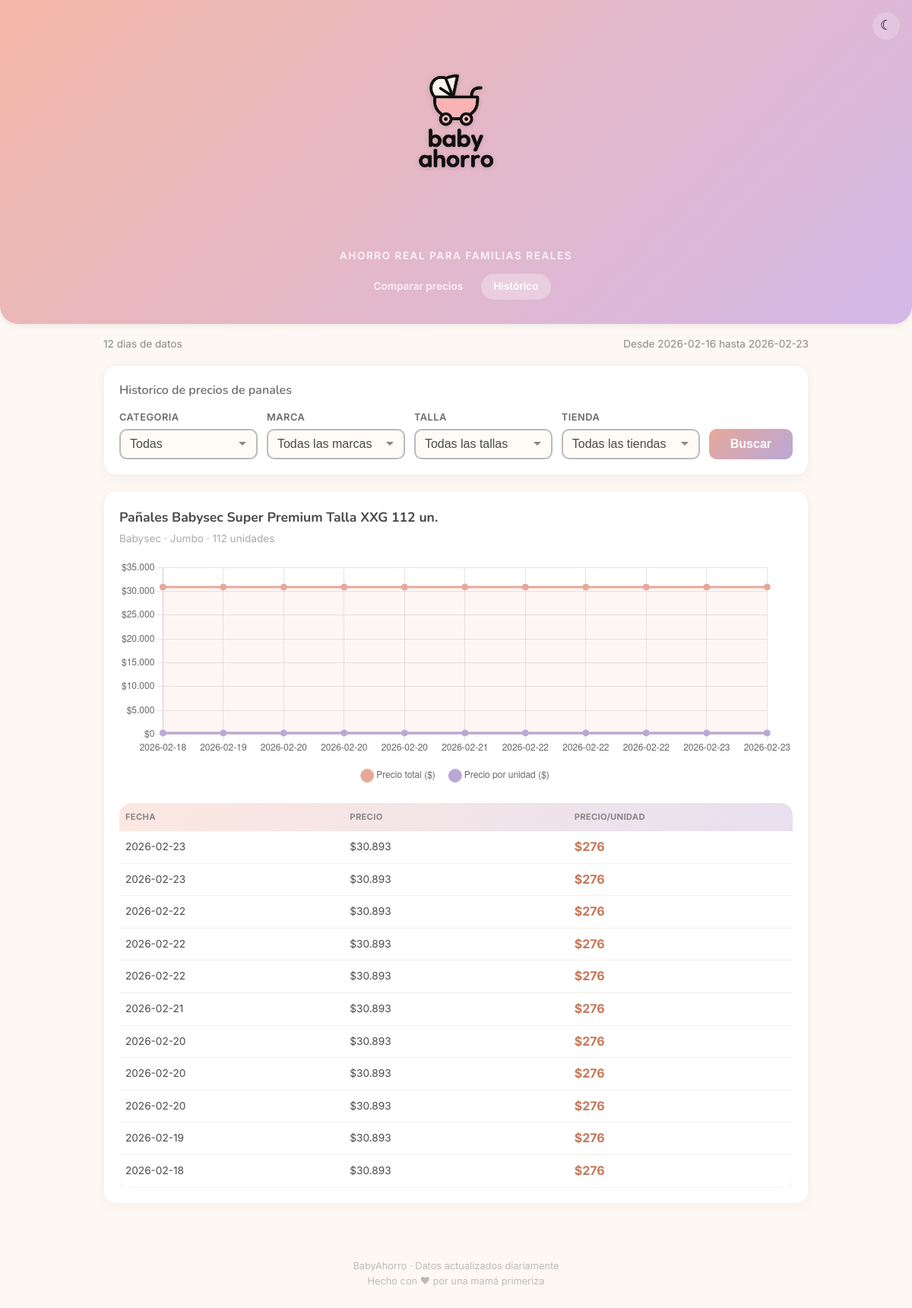
The app's page /historico?producto_id=563 with its own data.
### tables this page shows
CREATE TABLE productos (
            id INTEGER PRIMARY KEY AUTOINCREMENT,
            nombre TEXT NOT NULL,
            marca TEXT,
            tamano_unidades INTEGER,
            url TEXT, imagen_url TEXT,
            -- Un producto se identifica por su URL (unica por tienda)
            UNIQUE(url)
        );

CREATE TABLE tiendas (
            id INTEGER PRIMARY KEY AUTOINCREMENT,
            nombre TEXT NOT NULL UNIQUE,
            url_base TEXT
        );

CREATE TABLE precios (
            id INTEGER PRIMARY KEY AUTOINCREMENT,
            producto_id INTEGER NOT NULL,
            tienda_id INTEGER NOT NULL,
            precio INTEGER,
            precio_por_unidad INTEGER,
            fecha_scraping TEXT NOT NULL, precio_lista INTEGER,
            FOREIGN KEY (producto_id) REFERENCES productos(id),
            FOREIGN KEY (tienda_id) REFERENCES tiendas(id)
        );

### app.py (the view, shortened to what this page needs)
@app.route("/historico")
def historico():
    opciones_filtros = obtener_opciones_filtros()
    tiendas = obtener_tiendas()
    conn = conectar_db()
    cursor = conn.cursor()
    producto_id = request.args.get("producto_id", "")
    categoria_sel = request.args.get("categoria", "")
    marca_sel = request.args.get("marca", "")
    talla_sel = request.args.get("talla", "")
    producto_sel = request.args.get("producto", "")
    tienda_sel = request.args.get("tienda", "")
    hay_filtro = bool(categoria_sel or marca_sel or talla_sel or producto_sel or tienda_sel)
    productos_lista = []
    datos_historico = []
    producto_info = None
    if producto_id:
        cursor.execute("""
            SELECT p.nombre, p.marca, p.tamano_unidades, t.nombre as tienda
            FROM productos p
            JOIN precios pr ON pr.producto_id = p.id
            JOIN tiendas t ON t.id = pr.tienda_id
            WHERE p.id = ?
            LIMIT 1
        """, (producto_id,))
        row = cursor.fetchone()
        if row:
            producto_info = dict(row)
        cursor.execute("""
            SELECT pr.precio, pr.precio_por_unidad, pr.fecha_scraping
            FROM precios pr
            WHERE pr.producto_id = ?
            ORDER BY pr.fecha_scraping ASC
        """, (producto_id,))
        datos_historico = [dict(row) for row in cursor.fetchall()]
    cursor.execute("SELECT COUNT(DISTINCT fecha_scraping) FROM precios")
    total_dias = cursor.fetchone()[0]
    cursor.execute("SELECT MIN(fecha_scraping), MAX(fecha_scraping) FROM precios")
    fechas = cursor.fetchone()
    fecha_inicio = fechas[0][:10] if fechas[0] else None
    fecha_fin = fechas[1][:10] if fechas[1] else None
    conn.close()
    titulo_pagina = "Historico de Precios - BabyAhorro"
    meta_descripcion = ("Historico de precios de panales en Chile. Revisa como cambian "
                        "los precios dia a dia y encuentra el mejor momento para comprar.")
    canonical_url = request.url_root.rstrip("/") + "/historico"
    return render_template(
        "historico.html",
        opciones_filtros=opciones_filtros,
        tiendas=tiendas,
        categoria_sel=categoria_sel,
        marca_sel=marca_sel,
        talla_sel=talla_sel,
        producto_sel=producto_sel,
        tienda_sel=tienda_sel,
        hay_filtro=hay_filtro,
        productos_lista=productos_lista,
        producto_id=producto_id,
        producto_info=producto_info,
        datos_historico=datos_historico,
        total_dias=total_dias,
        fecha_inicio=fecha_inicio,
        fecha_fin=fecha_fin,
        titulo_pagina=titulo_pagina,
        meta_descripcion=meta_descripcion,
        canonical_url=canonical_url,
    )

### app.py (called while the page is built)
def conectar_db():
    conn = sqlite3.connect(ARCHIVO_DB)
    conn.row_factory = sqlite3.Row
    return conn

def normalizar_marca(marca):
    if not marca:
        return ""
    norm = marca.strip().title()
    return MARCA_ALIASES.get(norm, norm)

def detectar_categoria(nombre):
    if not nombre:
        return "Pañales"
    nombre_lower = nombre.lower()
    for keyword in FORMULAS_KEYWORDS:
        if keyword in nombre_lower:
            return "Fórmulas Infantiles"
    for keyword in TOALLITAS_KEYWORDS:
        if keyword in nombre_lower:
            return "Toallitas Humedas"
    for keyword in PANALES_AGUA_KEYWORDS:
        if keyword in nombre_lower:
            return "Pañales de Agua"
    return "Pañales"

def detectar_talla(nombre):
    if not nombre:
        return None
    nombre_upper = nombre.upper()
    match = re.search(r"TALLA\s+(RN\+?|S[/-]?M|P|M|G|XG|XXG|XXXG|L[/-]?XL)", nombre_upper)
    if match:
        return match.group(1).replace("/", "-")
    match = re.search(r"(?:PREMIUM|COMFORT|CARE|SEC|COOL|PLUS)\s+(RN\+?|P|M|G|XG|XXG|XXXG)\b", nombre_upper)
    if match:
        return match.group(1)
    match = re.search(r"PANTS\s+(RN|P|M|G|XG|XXG|XXXG|P[/-]M|G[/-]XG)\b", nombre_upper)
    if match:
        return match.group(1).replace("/", "-")
    match = re.search(r"ADULTO\s+.*?(M|G|L|XG|XL)\b", nombre_upper)
    if match:
        return match.group(1)
    return None

def query_excluir_no_panales():
    incluir = " OR ".join(f"LOWER(p.nombre) LIKE '{pat}'" for pat in INCLUIR_PATRONES)
    excluir = " AND ".join(f"LOWER(p.nombre) NOT LIKE '{pat}'" for pat in EXCLUIR_ADULTO)
    return f"AND ({incluir}) AND {excluir}"

def obtener_tiendas():
    conn = conectar_db()
    cursor = conn.cursor()
    cursor.execute("SELECT nombre FROM tiendas ORDER BY nombre")
    tiendas = [row["nombre"] for row in cursor.fetchall()]
    conn.close()
    return tiendas

### templates/historico.html (shortened to what this page needs)
<!DOCTYPE html>
<html lang="es">
<head>
  <link rel="stylesheet" href="{{ url_for('static', filename='style.css') }}">
</head>
<body>
  <header class="header">
    <button class="dark-toggle" onclick="toggleDark()" title="Cambiar tema" id="darkToggle">&#9790;</button>
    <img src="{{ url_for('static', filename='logo.png') }}" alt="BabyAhorro" class="header-logo">
    <p class="header-tagline">Ahorro real para familias reales</p>
    <nav class="nav">
      <a href="/" class="nav-link">Comparar precios</a>
      <a href="/historico" class="nav-link nav-link--active">Hist&oacute;rico</a>
    </nav>
  </header>
  <div class="container">
    <div class="historico-info">
      <span>{{ total_dias }} dia{{ 's' if total_dias != 1 else '' }} de datos</span>
      {% if fecha_inicio %}
        <span>Desde {{ fecha_inicio }} hasta {{ fecha_fin }}</span>
      {% endif %}
    </div>
    <form class="filtros" method="GET" action="/historico" id="formHistorico"
          onsubmit="gtag('event','buscar_productos',{pagina:'historico',categoria:document.getElementById('categoria').value,marca:document.getElementById('marca').value,talla:document.getElementById('talla').value,tienda:document.getElementById('tienda').value})">
      <h1 class="h1-buscador">Historico de precios de panales</h1>
      <div class="filtros-grid">
        <div class="filtro-grupo">
          <label for="categoria">Categoria</label>
          <select name="categoria" id="categoria">
            <option value="">Todas</option>
          </select>
        </div>
        <div class="filtro-grupo">
          <label for="marca">Marca</label>
          <select name="marca" id="marca">
            <option value="">Todas las marcas</option>
          </select>
        </div>
        <div class="filtro-grupo" id="tallaGrupo">
          <label for="talla">Talla</label>
          <select name="talla" id="talla">
            <option value="">Todas las tallas</option>
          </select>
        </div>
        <div class="filtro-grupo">
          <label for="tienda">Tienda</label>
          <select name="tienda" id="tienda">
            <option value="">Todas las tiendas</option>
          </select>
        </div>
        <div class="filtro-botones">
          <button type="submit" class="btn-buscar">Buscar</button>
        </div>
      </div>
    </form>
    {% if producto_info and datos_historico %}
    <div class="historico-detalle">
      <h3>{{ producto_info.nombre }}</h3>
      <p class="historico-meta">
        {{ producto_info.marca }} &middot; {{ producto_info.tienda }}
        {% if producto_info.tamano_unidades %}
          &middot; {{ producto_info.tamano_unidades }} unidades
        {% endif %}
      </p>
      {% if datos_historico|length > 1 %}
      <div class="grafico-container">
        <canvas id="grafico-precios"></canvas>
      </div>
      {% endif %}
      <div class="tabla-wrapper">
        <table>
          <thead>
            <tr>
              <th>Fecha</th>
              <th>Precio</th>
              <th>Precio/Unidad</th>
            </tr>
          </thead>
          <tbody>
            {% for d in datos_historico|reverse %}
            <tr>
              <td>{{ d.fecha_scraping[:10] }}</td>
              <td class="col-precio">${{ "{:,}".format(d.precio).replace(",", ".") }}</td>
              <td class="col-ppu">
                {% if d.precio_por_unidad %}
                  ${{ "{:,}".format(d.precio_por_unidad).replace(",", ".") }}
                {% else %}
                  -
                {% endif %}
              </td>
            </tr>
            {% endfor %}
          </tbody>
        </table>
      </div>
    </div>
    {% endif %}
  </div>
  <footer class="footer">
    BabyAhorro &middot; Datos actualizados diariamente
    <br>Hecho con &hearts; por una mam&aacute; primeriza
  </footer>
  {% if producto_info and datos_historico|length > 1 %}
  <script>
    var datos = {{ datos_historico|tojson }};
    var fechas = datos.map(function(d) { return d.fecha_scraping.substring(0, 10); });
    var precios = datos.map(function(d) { return d.precio; });
    var ppus = datos.map(function(d) { return d.precio_por_unidad; });
    var ctx = document.getElementById('grafico-precios').getContext('2d');
    new Chart(ctx, {
      type: 'line',
      data: {
        labels: fechas,
        datasets: [
          {
            label: 'Precio total ($)',
            data: precios,
            borderColor: '#e8a898',
            backgroundColor: 'rgba(232, 168, 152, 0.1)',
            fill: true,
            tension: 0.3,
            pointRadius: 4,
            pointBackgroundColor: '#e8a898',
          },
          {
            label: 'Precio por unidad ($)',
            data: ppus,
            borderColor: '#b8a8d8',
            backgroundColor: 'rgba(184, 168, 216, 0.1)',
            fill: true,
            tension: 0.3,
            pointRadius: 4,
            pointBackgroundColor: '#b8a8d8',
          }
        ]
      },
      options: {
        responsive: true,
        maintainAspectRatio: false,
        plugins: {
          legend: {
            position: 'bottom',
            labels: { usePointStyle: true, padding: 20 }
          }
        },
        scales: {
          y: {
            beginAtZero: false,
            ticks: {
              callback: function(value) {
                return '$' + value.toLocaleString('es-CL');
              }
            }
          }
        }
      }
    });
  </script>
  {% endif %}
</body>
</html>

### records on screen
productos: nombre "Pañales Babysec Super Premium Talla XXG 112 un.", marca "Babysec", tamano_unidades "112"
tiendas: tienda "Jumbo"
precios: fecha_scraping "2026-02-20", precio "30.893", precio_por_unidad "276"
precios: fecha_scraping "2026-02-20", precio "30.893", precio_por_unidad "276"
precios: fecha_scraping "2026-02-20", precio "30.893", precio_por_unidad "276"
precios: fecha_scraping "2026-02-19", precio "30.893", precio_por_unidad "276"
precios: fecha_scraping "2026-02-18", precio "30.893", precio_por_unidad "276"

### other values on screen
{{ total_dias }} "12"
{{ 's' if total_dias != 1 else '' }} "s"
{{ fecha_inicio }} "2026-02-16"
{{ fecha_fin }} "2026-02-23"
{{ d.fecha_scraping[:10] }} "2026-02-23" "2026-02-23" "2026-02-22" "2026-02-22" "2026-02-22" "2026-02-21"
{{ "{:,}".format(d.precio).replace(",", ".") }} "30.893" "30.893" "30.893" "30.893" "30.893" "30.893"
{{ "{:,}".format(d.precio_por_unidad).replace(",", ".") }} "276" "276" "276" "276" "276" "276"
